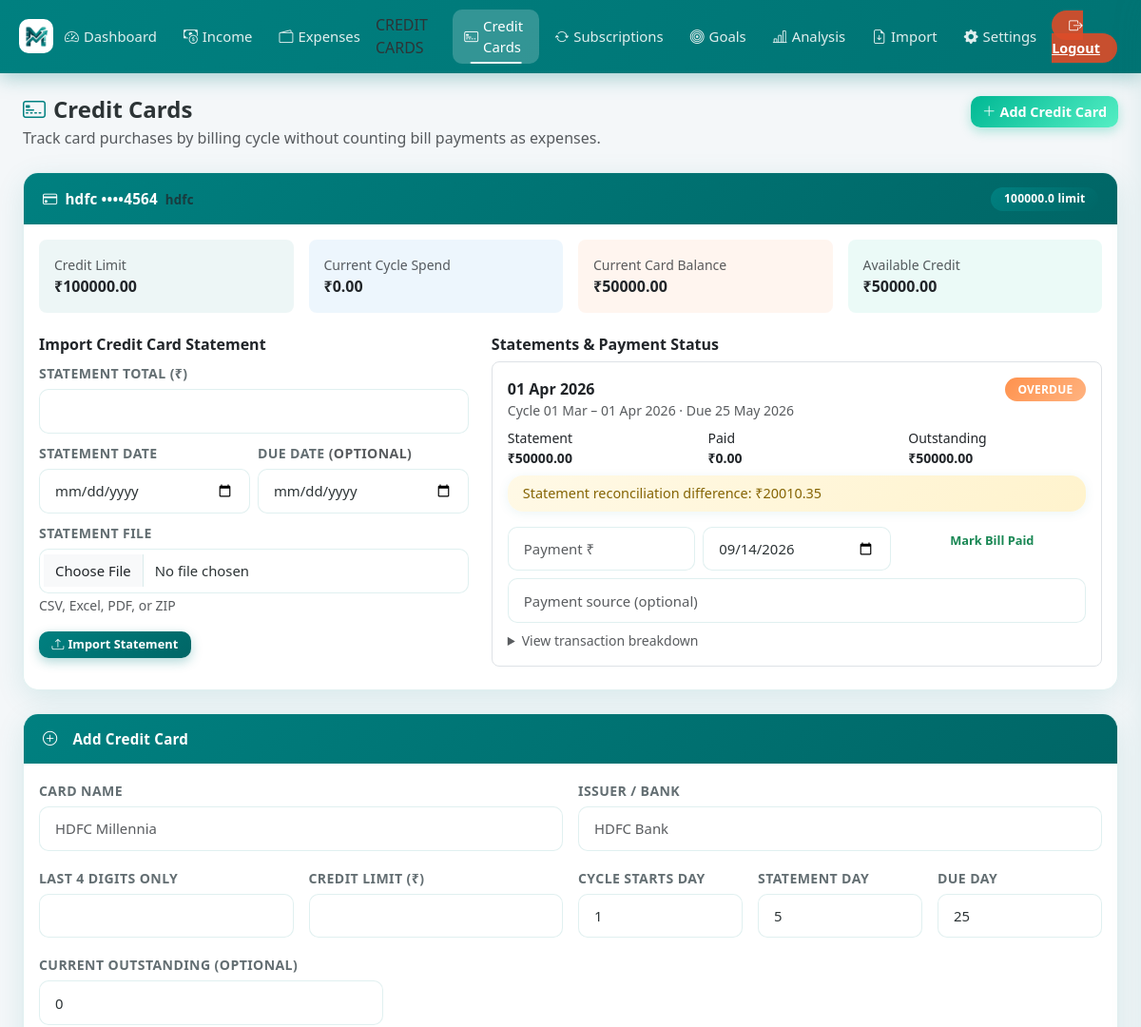
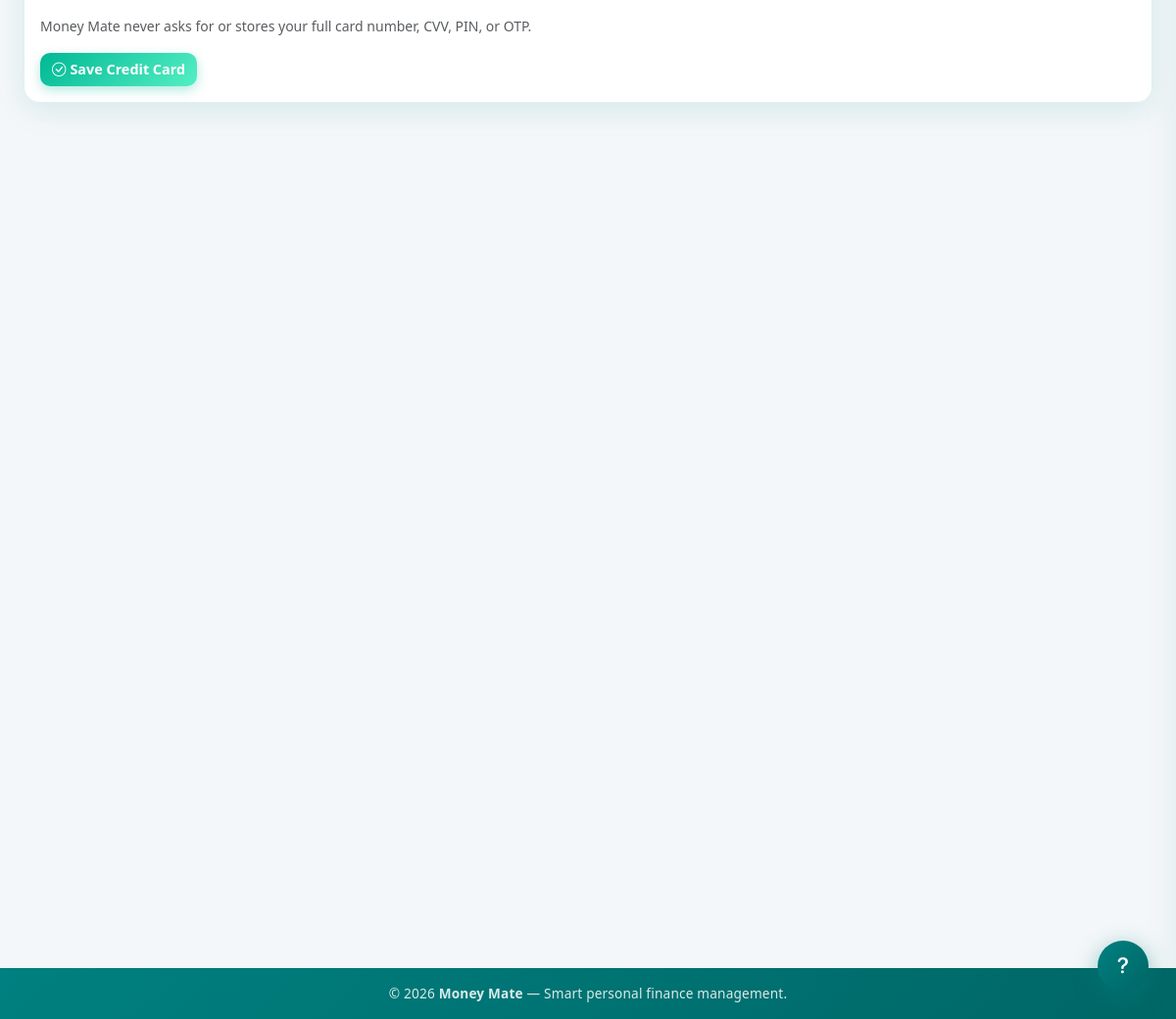
Screenshot of /credit-cards (signed in) with the database file from the repository (2 pictures, top to bottom).
### models.py (models this page shows)
class CreditCard(db.Model):
    id = db.Column(db.Integer, primary_key=True)
    user_id = db.Column(db.Integer, db.ForeignKey("user.id"), nullable=False, index=True)
    name = db.Column(db.String(120), nullable=False)
    issuer = db.Column(db.String(120), nullable=False)
    last4 = db.Column(db.String(4), nullable=False)
    credit_limit = db.Column(db.Float, nullable=False, default=0.0)
    billing_cycle_start_day = db.Column(db.Integer, nullable=False, default=1)
    statement_day = db.Column(db.Integer, nullable=False, default=5)
    due_day = db.Column(db.Integer, nullable=False, default=25)
    current_outstanding = db.Column(db.Float, nullable=False, default=0.0)
    created_at = db.Column(db.DateTime, default=_now)
    statements = db.relationship("CreditCardStatement", backref="credit_card", lazy="dynamic")
    expenses = db.relationship("Expense", backref="credit_card", lazy="dynamic")
    @property
    def masked_name(self):
        return f"{self.name} ••••{self.last4}"

class CreditCardStatement(db.Model):
    id = db.Column(db.Integer, primary_key=True)
    user_id = db.Column(db.Integer, db.ForeignKey("user.id"), nullable=False, index=True)
    credit_card_id = db.Column(db.Integer, db.ForeignKey("credit_card.id"), nullable=False, index=True)
    billing_cycle_id = db.Column(db.String(80), nullable=False, unique=True)
    cycle_start_date = db.Column(db.DateTime, nullable=False)
    cycle_end_date = db.Column(db.DateTime, nullable=False)
    statement_date = db.Column(db.DateTime, nullable=False, index=True)
    statement_total = db.Column(db.Float, nullable=False)
    calculated_total = db.Column(db.Float, nullable=False, default=0.0)
    reconciliation_difference = db.Column(db.Float, nullable=False, default=0.0)
    due_date = db.Column(db.DateTime, nullable=False)
    amount_paid = db.Column(db.Float, nullable=False, default=0.0)
    outstanding = db.Column(db.Float, nullable=False, default=0.0)
    payment_date = db.Column(db.DateTime, nullable=True)
    payment_source = db.Column(db.String(120), nullable=True)
    payment_status = db.Column(db.String(20), nullable=False, default="UNVERIFIED")
    created_at = db.Column(db.DateTime, default=_now)
    transactions = db.relationship(
        "Expense", backref="credit_card_statement", lazy="dynamic",
        foreign_keys="Expense.statement_id",
    )

### app.py (the view, shortened to what this page needs)
@app.route("/credit-cards", methods=["GET", "POST"])
@login_required
def credit_cards():
    now = datetime.now(timezone.utc).replace(tzinfo=None)
    cards = CreditCard.query.filter_by(user_id=current_user.id).order_by(CreditCard.created_at.desc()).all()
    card_views = []
    for card in cards:
        statements = card.statements.order_by(CreditCardStatement.statement_date.desc()).all()
        for statement in statements:
            refresh_statement_status(statement, now)
        current_start = datetime(now.year, now.month, 1)
        current_spend = sum(
            exp.amount
            for exp in card.expenses.filter(
                Expense.date >= current_start,
                Expense.date < now + timedelta(days=1),
                Expense.is_settlement == False,
            ).all()
        )
        card_views.append({
            "card": card,
            "statements": statements,
            "current_spend": round(current_spend, 2),
            "last_statement": statements[0] if statements else None,
        })
        if statements:
            db.session.commit()
    return render_template("credit_cards.html", card_views=card_views, now=now)

### app.py (called while the page is built)
@login_manager.user_loader
def load_user(user_id):
    return db.session.get(User, int(user_id))

    def __call__(self, environ, start_response):
        if environ.get("PATH_INFO") not in self._PWA_PATHS:
            return self.wsgi_app(environ, start_response)
        def _start_response(status, headers, exc_info=None):
            out = []
            for name, value in headers:
                if name.lower() == "vary":
                    parts = [p.strip() for p in value.split(",")
                             if p.strip().lower() != "cookie"]
                    value = ", ".join(parts) or "Accept-Encoding"
                out.append((name, value))
            return start_response(status, out, exc_info)
        return self.wsgi_app(environ, _start_response)

### credit_cards.py (called while the page is built)
def refresh_statement_status(statement, now=None):
    now = now or datetime.utcnow()
    statement.amount_paid = round(max(0.0, statement.amount_paid or 0.0), 2)
    statement.outstanding = round(max(0.0, statement.statement_total - statement.amount_paid), 2)
    if statement.amount_paid >= statement.statement_total:
        statement.payment_status = "PAID"
    elif statement.amount_paid > 0:
        statement.payment_status = "PARTIALLY_PAID"
    elif now > statement.due_date and statement.outstanding > 0:
        statement.payment_status = "OVERDUE"
    elif statement.payment_status not in ("UNVERIFIED", "UNPAID"):
        statement.payment_status = "UNPAID"
    elif statement.payment_status == "UNVERIFIED":
        statement.payment_status = "UNPAID"
    return statement

### templates/credit_cards.html (shortened to what this page needs)
{% extends "base.html" %}
{% block content %}
<div class="d-flex align-items-start justify-content-between flex-wrap gap-3 mb-4">
  <div>
    <h4 class="mb-1 fw-bold"><i class="bi bi-credit-card-2-front me-2" style="color:var(--brand-primary);"></i>Credit Cards</h4>
    <p class="text-muted mb-0">Track card purchases by billing cycle without counting bill payments as expenses.</p>
  </div>
  <a href="#add-card" class="btn btn-success"><i class="bi bi-plus-lg me-1"></i>Add Credit Card</a>
</div>
{% for item in card_views %}
{% set card = item.card %}
<div class="card mb-4">
  <div class="card-header d-flex align-items-center justify-content-between flex-wrap gap-2">
    <span><i class="bi bi-credit-card me-2"></i><strong>{{ card.masked_name }}</strong><small class="text-muted ms-2">{{ card.issuer }}</small></span>
    <span class="badge bg-primary">{{ card.credit_limit|round(2) }} limit</span>
  </div>
  <div class="card-body">
    <div class="row g-3 mb-4">
      <div class="col-6 col-lg-3"><div class="p-3 rounded-3 h-100" style="background:rgba(0,128,128,.07);"><small class="text-muted d-block">Credit Limit</small><strong>₹{{ "%.2f"|format(card.credit_limit) }}</strong></div></div>
      <div class="col-6 col-lg-3"><div class="p-3 rounded-3 h-100" style="background:rgba(9,132,227,.07);"><small class="text-muted d-block">Current Cycle Spend</small><strong>₹{{ "%.2f"|format(item.current_spend) }}</strong></div></div>
      <div class="col-6 col-lg-3"><div class="p-3 rounded-3 h-100" style="background:rgba(255,146,77,.09);"><small class="text-muted d-block">Current Card Balance</small><strong>₹{{ "%.2f"|format(card.current_outstanding) }}</strong></div></div>
      <div class="col-6 col-lg-3"><div class="p-3 rounded-3 h-100" style="background:rgba(0,184,148,.08);"><small class="text-muted d-block">Available Credit</small><strong>₹{{ "%.2f"|format(card.credit_limit - card.current_outstanding) }}</strong></div></div>
    </div>
    <div class="row g-4">
      <div class="col-lg-5">
        <h6 class="fw-bold">Import Credit Card Statement</h6>
        <form method="post" action="{{ url_for('credit_card_statement_import', card_id=card.id) }}" enctype="multipart/form-data">
          <div class="mb-2"><label class="form-label small">Statement Total (₹)</label><input class="form-control" type="number" name="statement_total" min="0" step="0.01" required></div>
          <div class="row g-2">
            <div class="col-6"><label class="form-label small">Statement Date</label><input class="form-control" type="date" name="statement_date" required></div>
            <div class="col-6"><label class="form-label small">Due Date <span class="text-muted">(optional)</span></label><input class="form-control" type="date" name="due_date"></div>
          </div>
          <div class="mb-3 mt-2"><label class="form-label small">Statement File</label><input class="form-control" type="file" name="statement_file" accept=".csv,.xlsx,.xls,.pdf,.zip" required><small class="text-muted">CSV, Excel, PDF, or ZIP</small></div>
          <button class="btn btn-primary btn-sm"><i class="bi bi-upload me-1"></i>Import Statement</button>
        </form>
      </div>
      <div class="col-lg-7">
        <h6 class="fw-bold">Statements &amp; Payment Status</h6>
        {% for statement in item.statements %}
        <div class="border rounded-3 p-3 mb-2">
          <div class="d-flex justify-content-between align-items-start gap-2">
            <div><strong>{{ statement.statement_date.strftime('%d %b %Y') }}</strong><div class="small text-muted">Cycle {{ statement.cycle_start_date.strftime('%d %b') }} – {{ statement.cycle_end_date.strftime('%d %b %Y') }} · Due {{ statement.due_date.strftime('%d %b %Y') }}</div></div>
            <span class="badge {% if statement.payment_status == 'PAID' %}bg-success{% elif statement.payment_status == 'OVERDUE' %}bg-danger{% elif statement.payment_status == 'PARTIALLY_PAID' %}bg-warning text-dark{% else %}bg-secondary{% endif %}">{{ statement.payment_status }}</span>
          </div>
          <div class="row mt-2 small">
            <div class="col-4">Statement<br><strong>₹{{ "%.2f"|format(statement.statement_total) }}</strong></div>
            <div class="col-4">Paid<br><strong>₹{{ "%.2f"|format(statement.amount_paid) }}</strong></div>
            <div class="col-4">Outstanding<br><strong>₹{{ "%.2f"|format(statement.outstanding) }}</strong></div>
          </div>
          {% if statement.reconciliation_difference|abs > 0.01 %}
          <div class="alert alert-warning py-2 mt-2 mb-2 small">Statement reconciliation difference: ₹{{ "%.2f"|format(statement.reconciliation_difference) }}</div>
          {% endif %}
          {% if statement.outstanding > 0 %}
          <form method="post" action="{{ url_for('credit_card_mark_paid', statement_id=statement.id) }}" class="row g-2 mt-2">
            <div class="col-4"><input class="form-control form-control-sm" type="number" name="amount_paid" min="0.01" max="{{ statement.outstanding }}" step="0.01" placeholder="Payment ₹" required></div>
            <div class="col-4"><input class="form-control form-control-sm" type="date" name="payment_date" value="{{ now.strftime('%Y-%m-%d') }}" required></div>
            <div class="col-4"><button class="btn btn-outline-success btn-sm w-100">Mark Bill Paid</button></div>
            <div class="col-12"><input class="form-control form-control-sm" name="payment_source" placeholder="Payment source (optional)"></div>
          </form>
          {% endif %}
          <details class="mt-2"><summary class="small text-muted">View transaction breakdown</summary>
          </details>
        </div>
        {% else %}<p class="text-muted small">No statements imported for this card.</p>{% endfor %}
      </div>
    </div>
  </div>
</div>
{% endfor %}
<div class="card mb-4" id="add-card">
  <div class="card-header"><i class="bi bi-plus-circle me-2"></i>Add Credit Card</div>
  <div class="card-body">
    <form method="post" class="row g-3">
      <div class="col-md-6"><label class="form-label">Card Name</label><input name="name" class="form-control" placeholder="HDFC Millennia" required></div>
      <div class="col-md-6"><label class="form-label">Issuer / Bank</label><input name="issuer" class="form-control" placeholder="HDFC Bank" required></div>
      <div class="col-md-3"><label class="form-label">Last 4 digits only</label><input name="last4" class="form-control" inputmode="numeric" pattern="[0-9]{4}" maxlength="4" required></div>
      <div class="col-md-3"><label class="form-label">Credit Limit (₹)</label><input name="credit_limit" class="form-control" type="number" min="0" step="0.01" required></div>
      <div class="col-md-2"><label class="form-label">Cycle starts day</label><input name="billing_cycle_start_day" class="form-control" type="number" min="1" max="31" value="1" required></div>
      <div class="col-md-2"><label class="form-label">Statement day</label><input name="statement_day" class="form-control" type="number" min="1" max="31" value="5" required></div>
      <div class="col-md-2"><label class="form-label">Due day</label><input name="due_day" class="form-control" type="number" min="1" max="31" value="25" required></div>
      <div class="col-md-4"><label class="form-label">Current Outstanding (optional)</label><input name="current_outstanding" class="form-control" type="number" min="0" step="0.01" value="0"></div>
      <div class="col-12"><small class="text-muted">Money Mate never asks for or stores your full card number, CVV, PIN, or OTP.</small></div>
      <div class="col-12"><button class="btn btn-success"><i class="bi bi-check-circle me-1"></i>Save Credit Card</button></div>
    </form>
  </div>
</div>
{% endblock %}

### static/style.css (style rules this page uses)
:root { --brand-primary: #008080; --brand-secondary: #80BFBF; --brand-accent: #00b894; --brand-danger: #FF924D; --brand-warning: #f39c12; --brand-info: #0984e3; --gradient-brand: linear-gradient(135deg, #008080 0%, #006666 100%); --gradient-green: linear-gradient(135deg, #00b894 0%, #55efc4 100%); --gradient-red: linear-gradient(135deg, #FF924D 0%, #FFB380 100%); --gradient-orange: linear-gradient(135deg, #f39c12 0%, #fdcb6e 100%); --gradient-blue: linear-gradient(135deg, #0984e3 0%, #74b9ff 100%); --bg-page: #f4f7f9; --bg-card: rgba(255, 255, 255, 0.97); --bg-card-hover: #fff; --text-primary: #2d3436; --text-secondary: #636e72; --text-muted: #b2bec3; --border-color: rgba(0, 128, 128, 0.12); --shadow-sm: 0 2px 12px rgba(0, 128, 128, 0.08); --shadow-md: 0 8px 30px rgba(0, 128, 128, 0.12); --shadow-lg: 0 20px 50px rgba(0, 128, 128, 0.18); --shadow-hover: 0 15px 40px rgba(0, 128, 128, 0.22); --radius-sm: 10px; --radius-md: 16px; --radius-lg: 24px; --radius-pill: 50px; --transition: all 0.28s cubic-bezier(0.4, 0, 0.2, 1); }
html { scroll-behavior: smooth; }
*, *::before, *::after { box-sizing: border-box; }
body { background: var(--bg-page); font-family: 'Segoe UI', system-ui, -apple-system, sans-serif; color: var(--text-primary); min-height: 100vh; display: flex; flex-direction: column; transition: background 0.3s, color 0.3s; }
.card { border: 1px solid var(--border-color); border-radius: var(--radius-md); background: var(--bg-card); box-shadow: var(--shadow-md); transition: var(--transition); overflow: hidden; }
.card-header { background: var(--gradient-brand); color: white; font-weight: 600; font-size: 0.95rem; padding: 0.9rem 1.25rem; border: none; display: flex; align-items: center; gap: 8px; letter-spacing: 0.2px; }
.btn { border-radius: var(--radius-sm); font-weight: 600; font-size: 0.9rem; transition: var(--transition); position: relative; overflow: hidden; border: none; cursor: pointer; }
.btn::after { content: ''; position: absolute; inset: 0; background: rgba(255, 255, 255, 0); transition: var(--transition); }
.btn-primary { background: var(--gradient-brand); color: white; box-shadow: 0 4px 12px rgba(0, 128, 128, 0.3); }
.btn-success { background: var(--gradient-green); color: white; box-shadow: 0 4px 12px rgba(0, 184, 148, 0.3); }
.btn-sm { font-size: 0.8rem; padding: 0.3rem 0.85rem; }
.badge { font-size: 0.75rem; font-weight: 600; padding: 0.4rem 0.85rem; border-radius: var(--radius-pill); letter-spacing: 0.2px; }
.badge.bg-primary { background: var(--gradient-brand) !important; }
.badge.bg-danger { background: var(--gradient-red) !important; }
.form-control, .form-select { border-radius: var(--radius-sm); border: 1.5px solid var(--border-color); padding: 0.7rem 1rem; font-size: 0.93rem; color: var(--text-primary); background: white; transition: var(--transition); }
.form-label { font-weight: 600; font-size: 0.88rem; color: var(--text-secondary); margin-bottom: 6px; text-transform: uppercase; letter-spacing: 0.4px; }
.alert { border-radius: var(--radius-md); border: none; font-size: 0.9rem; box-shadow: var(--shadow-sm); }
.alert-warning { background: linear-gradient(135deg, #fff9e6, #fff3cd); color: #856404; }
.btn { position: relative; overflow: hidden; }
.form-control, .form-select { transition: border-color 0.22s ease, box-shadow 0.22s ease, transform 0.18s ease; }
body { padding-left: env(safe-area-inset-left, 0px); padding-right: env(safe-area-inset-right, 0px); }

### rows the page displays
CreditCard: masked_name "hdfc ••••4564", issuer "hdfc", credit_limit "100000.0", credit_limit "100000.00", current_outstanding "50000.00", card.credit_limit-card.current_outstanding "50000.00"
CreditCardStatement: statement_date "01 Apr 2026", cycle_start_date "01 Mar", cycle_end_date "01 Apr 2026", due_date "25 May 2026", payment_status "OVERDUE", statement_total "50000.00", amount_paid "0.00", outstanding "50000.00", reconciliation_difference "20010.35", payment_date "09/14/2026"

### other values shown
{{ "%.2f"|format(item.current_spend) }} "0.00"
